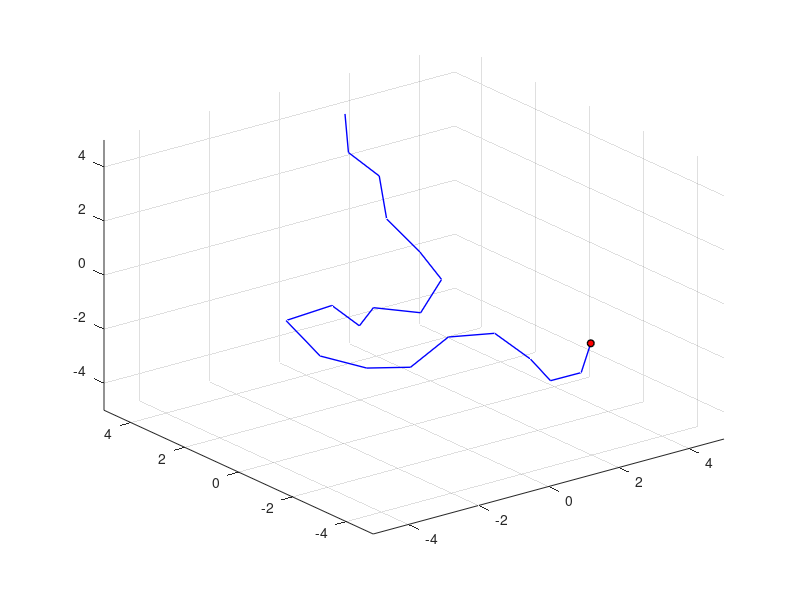

Write the MATLAB code that produced this figure. (Note: this script raises an error after producing the figure.)
clear
d=load('SA_f0_20NSEG_ds005_sweep1000.csv');

figure(1)

for N = 1:length(d)
    % plot chain
    plot3(d(N, 1:3:end),d(N, 2:3:end), d(N, 3:3:end), ...
                '-b','LineWidth', 1,...
                'MarkerEdgeColor','k', ...
                'MarkerFaceColor','r', ...
                'MarkerSize', 5)
    hold all
    % plot start and end points
    plot3(d(N, 1),d(N, 2), d(N, 3), ...
                'o','LineWidth', 1,...
                'MarkerEdgeColor','k', ...
                'MarkerFaceColor','r', ...
                'MarkerSize', 5)
    plot3(d(N, end-2),d(N, end-1), d(N, end), ...
                'o','LineWidth', 1,...
                'MarkerEdgeColor','k', ...
                'MarkerFaceColor','r', ...
                'MarkerSize', 5)
    hold off
    grid on
    axis([-5 5 -5 5 -5 5])
    
    % create animation and save to animated gif
    drawnow
    filename = 'sachain05.gif';
    frame = getframe(1);
    im = frame2im(frame);
    [imind,cm] = rgb2ind(im,256);
    if N == 1;
        imwrite(imind,cm,filename,'gif', 'DelayTime', 0, 'Loopcount',inf);
    else
        imwrite(imind,cm,filename,'gif', 'WriteMode','append', 'DelayTime', 0);
    end
end

